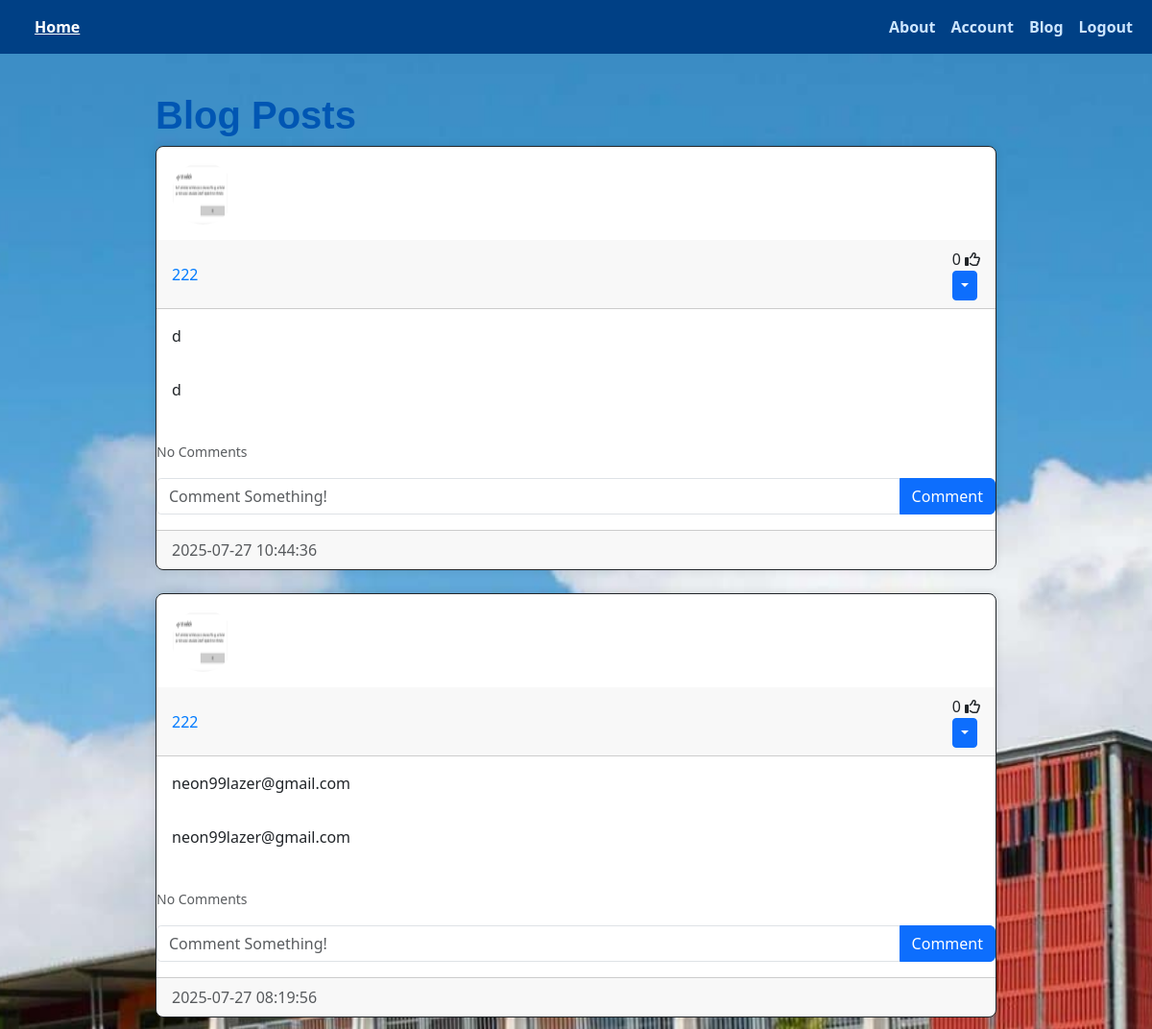
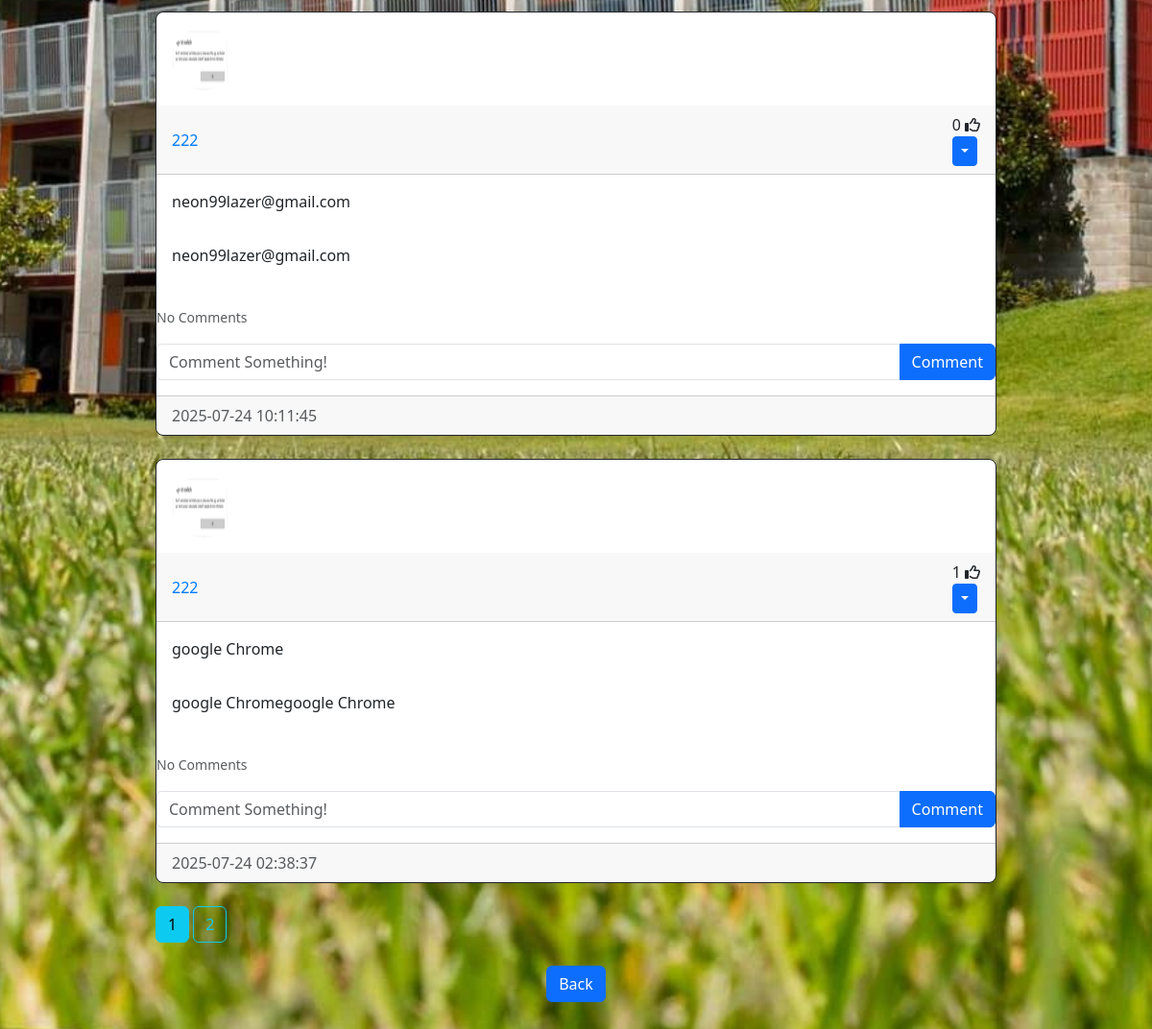
/posts/222 (signed in), run on an earlier commit of the app's database (2 pictures, top to bottom).
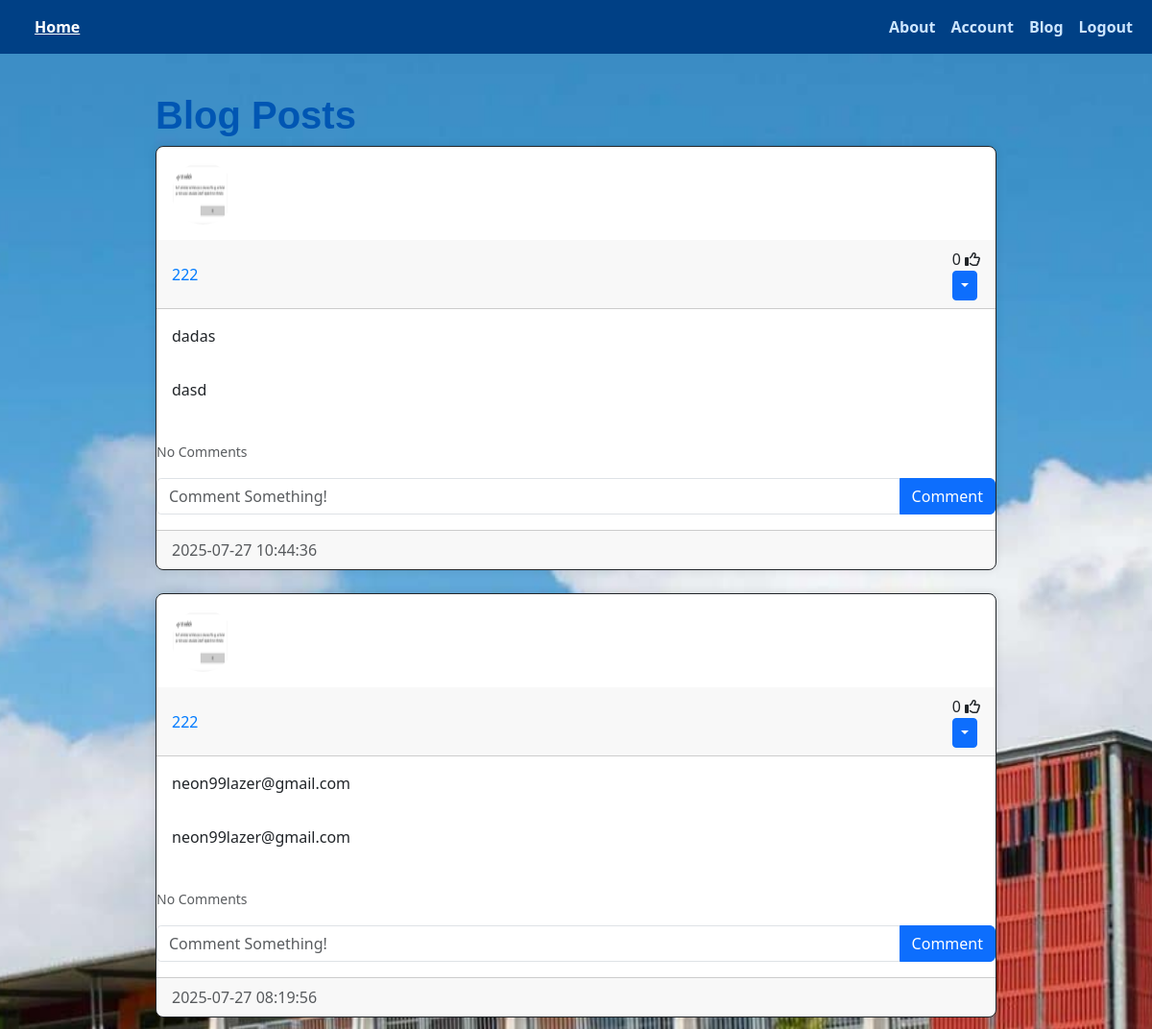
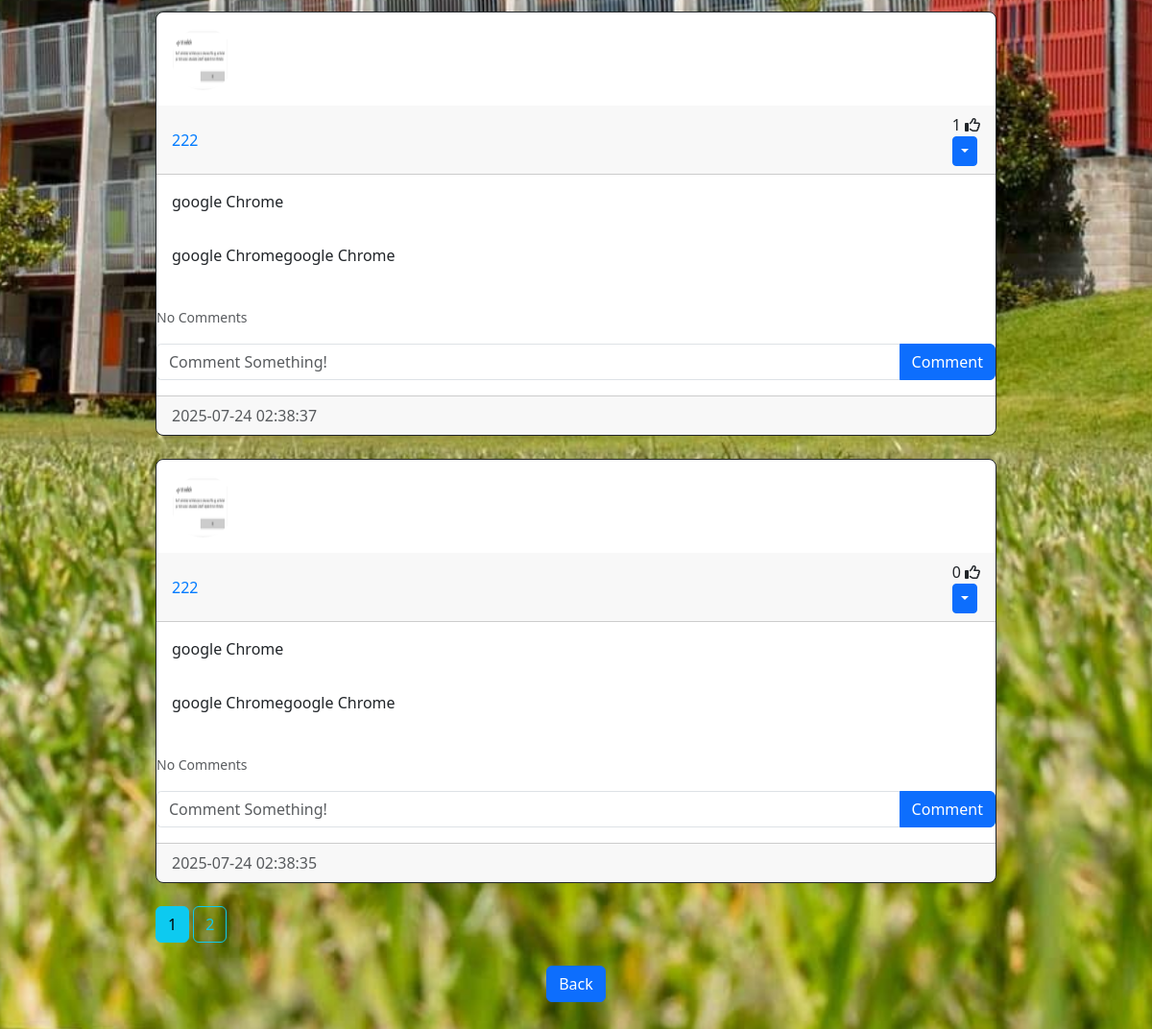
And on a later commit of the database (2 pictures, top to bottom).
### website/models.py (models this page shows)
class Post(db.Model):
    id = db.Column(db.Integer, primary_key=True)
    title = db.Column(db.String(150), unique=False)
    content = db.Column(db.Text, nullable=False)
    date_created = db.Column(
        db.DateTime(timezone=True), default=func.now()
    )
    author = db.Column(
        db.Integer,
        db.ForeignKey('user.id', ondelete="CASCADE"),
        nullable=False
    )
    comments = db.relationship(
        'Comment', backref='post', passive_deletes=True
    )
    likes = db.relationship(
        'Like', backref='post', passive_deletes=True
    )

class User(db.Model, UserMixin):
    id = db.Column(db.Integer, primary_key=True)
    email = db.Column(db.String(150), unique=True)
    username = db.Column(db.String(150), unique=True)
    password = db.Column(db.String(150))
    image_file = db.Column(
        db.String(20), nullable=False, default='default.jpg'
    )
    date_created = db.Column(
        db.DateTime(timezone=True), default=func.now()
    )
    posts = db.relationship(
        'Post', backref='user', passive_deletes=True
    )
    comments = db.relationship(
        'Comment', backref='user', passive_deletes=True
    )
    likes = db.relationship(
        'Like', backref='user', passive_deletes=True
    )

### website/views.py (the view)
@views.route("/posts/<username>")
@login_required
def posts(username):
    page = request.args.get('page', 1, type=int)
    user = User.query.filter_by(username=username).first()
    if not user:
        flash('No user with that username exists', category="error")
        return redirect(url_for('views.blog'))
    posts = Post.query.filter_by(user=user).order_by(
        Post.date_created.desc()).paginate(page=page, per_page=4)
    return render_template("posts.html", user=current_user, posts=posts, username=username)

### website/__init__.py (called while the page is built)
def create_app():
    app = Flask(__name__)
    app.config['SECRET_KEY'] = "YjoZHYUzTS"
    database_uri = f"sqlite:///{DB_NAME}"
    app.config['SQLALCHEMY_DATABASE_URI'] = database_uri
    db.init_app(app)
    from .views import views
    from .auth import auth
    app.register_blueprint(views, url_prefix="/")
    app.register_blueprint(auth, url_prefix="/")
    from .models import User
    with app.app_context():
        db.create_all()
        print("Created Database!")
    login_manager = LoginManager()
    login_manager.login_view = "auth.login"
    login_manager.init_app(app)
    @login_manager.user_loader
    def load_user(id):
        return User.query.get(int(id))
    return app

### website/templates/posts.html (shortened to what this page needs)
{% extends "posts_div.html" %} {% block title %} {{username}}'s Posts {% endblock %}
{% block footer %}
<div align="center">
<a href="/blog"> <button type="button" class="btn btn-primary btn-large"> Back </button> </a>
</div>
{% endblock %}

### website/templates/posts_div.html (shortened to what this page needs)
{% extends "template.html" %} {% block title %} Home {% endblock %}
{% block content %}
<h1>Blog Posts</h1>
<div id="posts">
    {% for post in posts %}
    <div class="card border-dark">
        <img class="rounded-circle article-img" src="{{ url_for('static', filename='profile_pics/' + post.user.image_file)}}">
        <div class="card-header d-flex justify-content-between align-items-center">
            <a href="/posts/{{post.user.username}}">{{post.user.username}}</a>
            <div>
                <span id="likes-count-{{post.id}}">{{ post.likes|length }}</span>
                {% if user.id in post.likes|map(attribute="author")|list %}
                <i class="fas fa-thumbs-up" id="like-button-{{post.id}}" onclick="like({{post.id}})"></i>
                {% else %}
                <i class="far fa-thumbs-up" id="like-button-{{post.id}}" onclick="like({{post.id}})"></i>
                {% endif %}
                    {% if user.id == post.author %}
                    <div class="btn=group">
                        <button type="button" class="btn btn-sm btn-primary dropdown-toggle" data-bs-toggle="dropdown"></button>
                    </div>
                    {% endif %}
            </div>
        </div>
        <div class="card-body">
            <div class="card-text">{{post.title}}</div>
        </div>
        <div class="card-body">
            <div class="card-text">{{post.content}}</div>
        </div>
        <br />
        <p class="card-text">
            {% if post.comments|length > 0 %}
            <a data-bs-toggle="collapse" href="#comments-{{post.id}}" role="button">
                <small>View {{post.comments|length}} Comments</small>
            </a>
            {% else %}
            <small class="text-muted"> No Comments</small>
            {% endif %}
        </p>
        <form class="input-group mb-3" method="POST" action="/create-comment/{{post.id}}">
            <input type="text" id="text" name="text" class="form-control" placeholder="Comment Something!"/>
            <button type="submit" class="btn btn-primary">Comment</button>
        </form>
        <div class="card-footer text-muted">{{post.date_created}}</div>
    </div>
    <br/>
    {% endfor %}
</div>
{% for page_num in posts.iter_pages(left_edge=1, left_current=1, right_current=2)%}
{% if page_num %}
{% if posts.page == page_num %}
<a class="btn btn-info mb-4" href="{{ url_for('views.blog', page=page_num)}}">{{ page_num }}</a>
{% else %}
<a class="btn btn-outline-info mb-4" href="{{ url_for('views.blog', page=page_num)}}">{{ page_num }}</a>
{% endif %}
{% else %}
...
{% endif %}
{% endfor %}
{% block footer %}{% endblock %}
{% endblock %}

What changed in the data, as far as the page shows it:
removed Post: image_file (picture), user.username "222", likes|length "0", title "neon99lazer@gmail.com", content "neon99lazer@gmail.com", date_created "2025-07-24 10:11:45"
changed Post: title "d" → "dadas"; content "d" → "dasd"
now on this page (row unchanged): Post: image_file (picture), user.username "222", likes|length "0", title "google Chrome", content "google Chromegoogle Chrome", date_created "2025-07-24 02:38:35"
